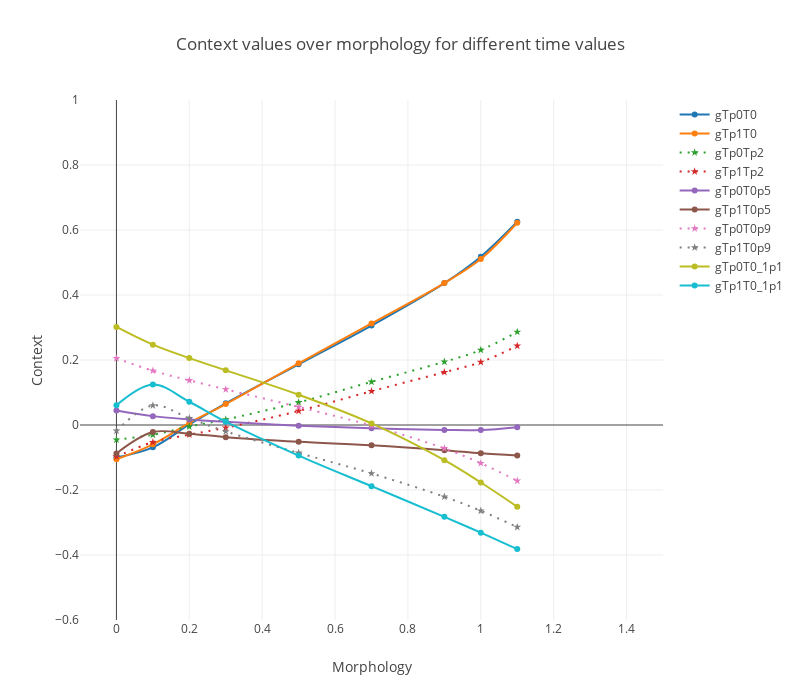

The code cell stored with this chart in its notebook:
### Code cell
layout = go.Layout(
    title = 'Initial Curves',
    height = 700,
    width = 800,
    hovermode= 'closest',
    xaxis= dict(
        title= 'Morphology',
        range = [-.1,1.5],
    ),
    yaxis=dict(
        title= 'Context',
        range = [-.6,1.],
    )
)
layout.title = 'Context values over morphology for different time values' 
f = gy.graphCurves(gx, layout, labels=['gTp0T0','gTp1T0', 'gTp0Tp2', 'gTp1Tp2', 'gTp0T0p5', 'gTp1T0p5', 
                                       'gTp0T0p9','gTp1T0p9',  'gTp0T0_1p1','gTp1T0_1p1'], 
                   dashRange=gy.rangeList([range(2,4),range(6,8)]))

offline.iplot(f)

### Figure 1 — Plotly figure (JSON) as saved in the notebook; plotly's stock layout.template omitted (floating-point values rounded to 4 significant figures)
{"data": [{"line": {"shape": "spline"}, "name": "gTp0T0", "type": "scatter", "uid": "fe71fe07-323b-4964-9f43-1efcaf9aa839", "x": [0, 0.1, 0.2, 0.3, 0.5, 0.7, 0.9, 1, 1.1], "y": [-0.09989, -0.06874, 0.001498, 0.06682, 0.1868, 0.3059, 0.4366, 0.5178, 0.6252]}, {"line": {"shape": "spline"}, "name": "gTp1T0", "type": "scatter", "uid": "d23e362b-5d0d-48b5-8273-60ffe9fc37dd", "x": [0, 0.1, 0.2, 0.3, 0.5, 0.7, 0.9, 1, 1.1], "y": [-0.1052, -0.05945, 0.006232, 0.0646, 0.19, 0.3124, 0.4368, 0.5106, 0.6222]}, {"line": {"dash": "2px,6px", "shape": "spline"}, "marker": {"symbol": "star"}, "name": "gTp0Tp2", "type": "scatter", "uid": "2fb34b04-78f6-4ef9-9b54-9226f5bad712", "x": [0, 0.1, 0.2, 0.3, 0.5, 0.7, 0.9, 1, 1.1], "y": [-0.04545, -0.0303, -0.00478, 0.01713, 0.0695, 0.1328, 0.1945, 0.2307, 0.2864]}, {"line": {"dash": "2px,6px", "shape": "spline"}, "marker": {"symbol": "star"}, "name": "gTp1Tp2", "type": "scatter", "uid": "5fcdf2fb-19e1-46d8-9d15-5afbabe87e61", "x": [0, 0.1, 0.2, 0.3, 0.5, 0.7, 0.9, 1, 1.1], "y": [-0.09744, -0.05297, -0.0297, -0.008453, 0.04312, 0.104, 0.1625, 0.1935, 0.2436]}, {"line": {"shape": "spline"}, "name": "gTp0T0p5", "type": "scatter", "uid": "2305b164-e471-4c9e-a4b3-3b29a1d2d269", "x": [0, 0.1, 0.2, 0.3, 0.5, 0.7, 0.9, 1, 1.1], "y": [0.04461, 0.0273, 0.01706, 0.009923, -0.001931, -0.01028, -0.01515, -0.01552, -0.006651]}, {"line": {"shape": "spline"}, "name": "gTp1T0p5", "type": "scatter", "uid": "0585b518-d88f-41de-9d18-bd63dba05616", "x": [0, 0.1, 0.2, 0.3, 0.5, 0.7, 0.9, 1, 1.1], "y": [-0.08752, -0.02177, -0.02654, -0.03744, -0.05168, -0.06202, -0.07743, -0.08726, -0.09412]}, {"line": {"dash": "2px,6px", "shape": "spline"}, "marker": {"symbol": "star"}, "name": "gTp0T0p9", "type": "scatter", "uid": "3ffa5360-8494-4ce8-8df9-1b7a422b3f13", "x": [0, 0.1, 0.2, 0.3, 0.5, 0.7, 0.9, 1, 1.1], "y": [0.2053, 0.1669, 0.1373, 0.1097, 0.05551, -0.00183, -0.07191, -0.1176, -0.1716]}, {"line": {"dash": "2px,6px", "shape": "spline"}, "marker": {"symbol": "star"}, "name": "gTp1T0p9", "type": "scatter", "uid": "b1bd7e0d-072f-4e9f-b0fa-ce18c4fb3e97", "x": [0, 0.1, 0.2, 0.3, 0.5, 0.7, 0.9, 1, 1.1], "y": [-0.01785, 0.05996, 0.02074, -0.01977, -0.08585, -0.149, -0.2208, -0.2639, -0.3142]}, {"line": {"shape": "spline"}, "name": "gTp0T0_1p1", "type": "scatter", "uid": "7acad372-2c90-4090-bf67-d3f220f909b8", "x": [0, 0.1, 0.2, 0.3, 0.5, 0.7, 0.9, 1, 1.1], "y": [0.3019, 0.2473, 0.2058, 0.1682, 0.09306, 0.004837, -0.1083, -0.177, -0.2515]}, {"line": {"shape": "spline"}, "name": "gTp1T0_1p1", "type": "scatter", "uid": "e1ead397-f8e3-4f44-9817-39582050761b", "x": [0, 0.1, 0.2, 0.3, 0.5, 0.7, 0.9, 1, 1.1], "y": [0.06079, 0.1246, 0.07154, 0.01035, -0.09408, -0.1882, -0.2825, -0.3313, -0.3817]}], "layout": {"height": 700, "hovermode": "closest", "title": {"text": "Context values over morphology for different time values"}, "width": 800, "xaxis": {"range": [-0.1, 1.5], "title": {"text": "Morphology"}}, "yaxis": {"range": [-0.6, 1], "title": {"text": "Context"}}}}
